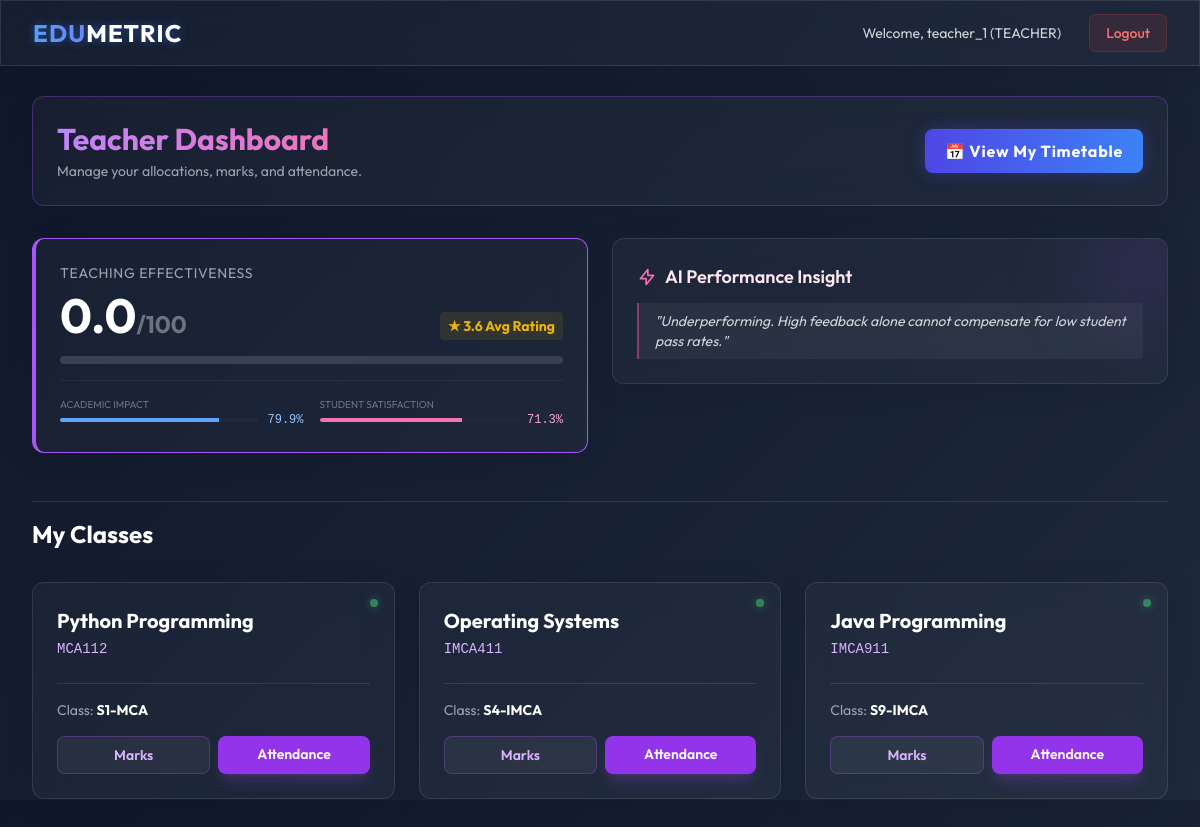
The app's page /teacher-dashboard/ (signed in) with its own data.
### core/models.py (models this page shows, shortened)
class User(AbstractUser):
    class Role(models.TextChoices):
        ADMIN = "ADMIN", "Admin"
        STAFF = "DEPT_STAFF", "Department Staff"
        TEACHER = "TEACHER", "Teacher"
        STUDENT = "STUDENT", "Student"
    role = models.CharField(max_length=20, choices=Role.choices, default=Role.STUDENT)
    department = models.ForeignKey(Department, on_delete=models.SET_NULL, null=True, blank=True)
    class_section = models.ForeignKey(ClassSection, on_delete=models.SET_NULL, null=True, blank=True)
    phone = models.CharField(max_length=15, blank=True, null=True)
    profile_pic = models.ImageField(upload_to="profiles/", blank=True, null=True)

class Allocation(models.Model):
    teacher = models.ForeignKey(User, on_delete=models.CASCADE, limit_choices_to={'role': User.Role.TEACHER})
    subject = models.ForeignKey(Subject, on_delete=models.CASCADE)
    class_section = models.ForeignKey(ClassSection, on_delete=models.CASCADE)
    class Meta:
        unique_together = ('teacher', 'subject', 'class_section')

class Subject(models.Model):
    name = models.CharField(max_length=100)
    code = models.CharField(max_length=20, unique=True)
    class_section = models.ForeignKey(ClassSection, on_delete=models.CASCADE, null=True, blank=True)

class ClassSection(models.Model):
    name = models.CharField(max_length=50) # e.g. S5-CSE-A
    department = models.ForeignKey(Department, on_delete=models.CASCADE)

### core/views.py (the view, shortened to what this page needs)
# urls.py: path('teacher-dashboard/', views.teacher_dashboard, name='teacher_dashboard'),
@login_required
@user_passes_test(is_teacher)
def teacher_dashboard(request):
    allocations = Allocation.objects.filter(teacher=request.user).select_related('subject', 'class_section')
    workload = allocations.count()
    records = AcademicRecord.objects.filter(teacher=request.user)
    avg_marks = float(records.aggregate(v=Avg('internal_marks'))['v'] or 0.0)
    total_students = records.count()
    passed_students = records.filter(internal_marks__gte=15).count()
    pass_rate = float((passed_students / total_students * 100) if total_students > 0 else 0.0)
    avg_fb = float(TeacherFeedback.objects.filter(teacher=request.user).aggregate(v=Avg('score'))['v'] or 3.0)
    try:
        model = joblib.load('teacher_model.pkl')
        features = pd.DataFrame([{
            'avg_feedback': avg_fb,
            'avg_marks': avg_marks,
            'pass_rate': pass_rate,
            'workload': float(workload)
        }])
        effectiveness_score = round(model.predict(features)[0], 1)
    except Exception as e:
        print(f"Teacher ML Error: {e}")
        effectiveness_score = 0.0
    if effectiveness_score >= 80:
        ai_text = "Highly effective. Strong balance of student satisfaction and academic results."
    elif effectiveness_score >= 50:
        ai_text = "Average effectiveness. Check if low marks or poor feedback is bringing your score down."
    else:
        ai_text = "Underperforming. High feedback alone cannot compensate for low student pass rates."
    score_breakdown = {
        'academic': round((float(avg_marks) / 50.0 * 50) + (pass_rate / 100.0 * 50), 1),
        'feedback': round(float(avg_fb) / 5.0 * 100, 1),
        'workload_impact': -5 if workload > 2 else 0
    }
    alerts = SystemAlert.objects.filter(user=request.user, is_read=False).order_by('-created_at')[:5]
    local_now = timezone.localtime(timezone.now())
    current_time_obj = local_now.time()
    current_day = local_now.strftime('%a').upper()
    current_period = None
    for period, (start_t, end_t) in COLLEGE_BELL_SCHEDULE.items():
        if start_t <= current_time_obj <= end_t:
            current_period = period
            break
    live_class = None
    if current_period:
        live_class = TimetableSlot.objects.filter(
            allocation__teacher=request.user,
            day_of_week=current_day,
            period_number=current_period
        ).first()
    context = {
        'allocations':          allocations,
        'effectiveness_score':  effectiveness_score,
        'ai_text':              ai_text,
        'avg_feedback':         round(avg_fb, 1),
        'score_breakdown':      score_breakdown,
        'alerts':               alerts,
        'live_class':           live_class,
    }
    return render(request, 'teacher_dashboard.html', context)

### core/views.py (called while the page is built)
def is_teacher(user):
    return user.role == User.Role.TEACHER

### templates/teacher_dashboard.html (shortened to what this page needs)
{% extends 'base.html' %}
{% block content %}
<div class="space-y-8">
    <div class="glass-panel p-6 rounded-xl border-b border-purple-500/30 flex justify-between items-center sm:flex-row flex-col gap-4">
        <div>
            <h1 class="text-3xl font-bold text-transparent bg-clip-text bg-gradient-to-r from-purple-400 to-pink-400">
            </h1>
            <p class="text-gray-400 text-sm mt-1">Manage your allocations, marks, and attendance.</p>
        </div>
        <a href="{% url 'teacher_timetable' %}" class="px-5 py-2.5 bg-gradient-to-r from-indigo-600 to-blue-500 hover:from-indigo-500 hover:to-blue-400 rounded-lg text-white font-bold tracking-wider shadow-[0_0_15px_rgba(79,70,229,0.4)] transition-all flex items-center gap-2">
            📅 View My Timetable
        </a>
    </div>
    <div class="grid grid-cols-1 md:grid-cols-2 gap-6 pb-4">
        <div class="glass-panel p-6 rounded-xl flex flex-col justify-center border-l-4 border-purple-500">
            <h3 class="text-gray-400 text-sm uppercase tracking-wider mb-2">Teaching Effectiveness</h3>
            <div class="flex items-end justify-between mb-2">
                <span class="text-5xl font-bold text-white">{{ effectiveness_score }}<span
                        class="text-2xl text-gray-500">/100</span></span>
                {% if avg_feedback %}
                <span class="text-sm text-yellow-500 font-bold bg-yellow-500/10 px-2 py-1 rounded">
                    ★ {{ avg_feedback }} Avg Rating
                </span>
                {% endif %}
            </div>
            <div class="w-full bg-gray-700 rounded-full h-2 mt-2">
            </div>
            <div class="grid grid-cols-2 gap-4 mt-4 pt-4 border-t border-white/5">
                <div>
                    <p class="text-[10px] text-gray-500 uppercase">Academic Impact</p>
                    <div class="flex items-center gap-2">
                        <div class="flex-1 bg-gray-800 h-1 rounded-full overflow-hidden">
                            <div class="bg-blue-400 h-full" style="width: {{ score_breakdown.academic }}%"></div>
                        </div>
                        <span class="text-xs font-mono text-blue-300">{{ score_breakdown.academic }}%</span>
                    </div>
                </div>
                <div>
                    <p class="text-[10px] text-gray-500 uppercase">Student Satisfaction</p>
                    <div class="flex items-center gap-2">
                        <div class="flex-1 bg-gray-800 h-1 rounded-full overflow-hidden">
                            <div class="bg-pink-400 h-full" style="width: {{ score_breakdown.feedback }}%"></div>
                        </div>
                        <span class="text-xs font-mono text-pink-300">{{ score_breakdown.feedback }}%</span>
                    </div>
                </div>
            </div>
        </div>
        <div class="space-y-4">
            <div class="glass-panel p-6 rounded-xl relative overflow-hidden group">
                <div
                    class="absolute -right-10 -top-10 w-32 h-32 bg-purple-500/10 rounded-full blur-2xl group-hover:bg-purple-500/20 transition-all">
                </div>
                <div class="flex items-center mb-3">
                    <svg class="w-5 h-5 text-pink-400 mr-2" fill="none" stroke="currentColor" viewBox="0 0 24 24">
                        <path stroke-linecap="round" stroke-linejoin="round" stroke-width="2"
                            d="M13 10V3L4 14h7v7l9-11h-7z"></path>
                    </svg>
                    <h3 class="text-lg font-semibold text-pink-100">AI Performance Insight</h3>
                </div>
                <p class="text-gray-300 text-sm italic border-l-2 border-pink-500/50 pl-4 py-2 bg-white/5 rounded-r">
                    "{{ ai_text }}"
                </p>
            </div>
        </div>
    </div>
    <h2 class="text-2xl font-bold text-white pt-4 border-t border-white/10">My Classes</h2>
    <div class="grid grid-cols-1 md:grid-cols-2 lg:grid-cols-3 gap-6">
        {% for allocation in allocations %}
        <div class="glass-panel p-6 rounded-xl hover:bg-white/5 transition-all group relative overflow-hidden">
            <div class="absolute top-0 right-0 p-4 opacity-50 group-hover:opacity-100 transition-opacity">
                <div class="h-2 w-2 rounded-full bg-green-400 shadow-[0_0_10px_rgba(74,222,128,0.8)]"></div>
            </div>
            <h3 class="text-xl font-bold text-white mb-1">{{ allocation.subject.name }}</h3>
            <p class="text-purple-300 font-mono text-sm mb-4">{{ allocation.subject.code }}</p>
            <div class="flex items-center justify-between mt-6 pt-4 border-t border-white/10 mb-4">
                <span class="text-gray-400 text-sm">Class: <strong class="text-white">{{ allocation.class_section.name }}</strong></span>
            </div>
            <div class="flex gap-2 w-full mt-auto">
                <a href="{% url 'manage_marks' allocation.id %}"
                    class="flex-1 text-center py-2 bg-white/5 hover:bg-white/10 border border-purple-500/30 rounded-lg text-sm font-semibold text-purple-300 transition-colors">
                    Marks
                </a>
                <a href="{% url 'teacher_attendance' allocation.id %}"
                    class="flex-1 text-center py-2 bg-purple-600 hover:bg-purple-500 rounded-lg text-sm font-semibold text-white shadow-lg shadow-purple-500/20 transition-all">
                    Attendance
                </a>
            </div>
        </div>
        {% empty %}
        <div class="col-span-full text-center py-12 glass-panel rounded-xl">
            <p class="text-gray-500 text-lg">No allocations found. Contact the administrator.</p>
        </div>
        {% endfor %}
    </div>
</div>
{% endblock %}

### templates/base.html (shortened to what this page needs)
<!DOCTYPE html>
<html lang="en">
<head>
    <script src="/static/tailwind.js"></script>
    <link rel="stylesheet" href="/static/dashboard_effects.css">
</head>
<body class="antialiased overflow-x-hidden">
    <nav class="w-full glass-panel z-50 fixed top-0 left-0 border-b border-white/10">
        <div class="max-w-7xl mx-auto px-4 sm:px-6 lg:px-8">
            <div class="flex items-center justify-between h-16">
                <div class="flex-shrink-0">
                    <a href="/" class="text-2xl font-bold tracking-wider text-transparent bg-clip-text bg-gradient-to-r from-blue-400 to-purple-500 neon-text">
                        EDU<span class="text-white">METRIC</span>
                    </a>
                </div>
                <div class="hidden md:block">
                    <div class="ml-10 flex items-baseline space-x-4">
                        {% if user.is_authenticated %}
                            <span class="px-3 py-2 text-sm text-gray-300">Welcome, {{ user.username }} ({{ user.role }})</span>
                            <a href="{% url 'logout' %}" class="px-4 py-2 rounded-md text-sm font-medium bg-red-500/10 hover:bg-red-500/30 text-red-400 border border-red-500/20 transition-all">Logout</a>
                        {% else %}
                            <a href="{% url 'login' %}" class="text-gray-300 hover:text-white px-3 py-2 rounded-md text-sm font-medium">Login</a>
                        {% endif %}
                    </div>
                </div>
            </div>
        </div>
    </nav>
    <main class="pt-24 pb-12 px-4 sm:px-6 lg:px-8 max-w-7xl mx-auto min-h-screen">
        {% block content %}{% endblock %}
    </main>
</body>
</html>

### templates/base.html (style rules this page uses)
body { background: linear-gradient(135deg, #0f172a 0%, #1e293b 100%); color: #ffffff; min-height: 100vh; }
.glass-panel { background: rgba(255, 255, 255, 0.03); backdrop-filter: blur(16px); -webkit-backdrop-filter: blur(16px); border: 1px solid rgba(255, 255, 255, 0.1); box-shadow: 0 4px 30px rgba(0, 0, 0, 0.1); }
.neon-text { text-shadow: 0 0 10px rgba(59, 130, 246, 0.5); }

### records on screen
User: username "teacher_1", role "TEACHER"
Allocation: subject.name "Python Programming", subject.code "MCA112", class_section.name "S1-MCA"
Allocation: subject.name "Operating Systems", subject.code "IMCA411", class_section.name "S4-IMCA"
Allocation: subject.name "Java Programming", subject.code "IMCA911", class_section.name "S9-IMCA"

### other values on screen
{{ effectiveness_score }} "0.0"
{{ avg_feedback }} "3.6"
{{ score_breakdown.academic }} "79.9"
{{ score_breakdown.feedback }} "71.3"
{{ ai_text }} "Underperforming. High feedback alone cannot compensate for low student pass rates."
